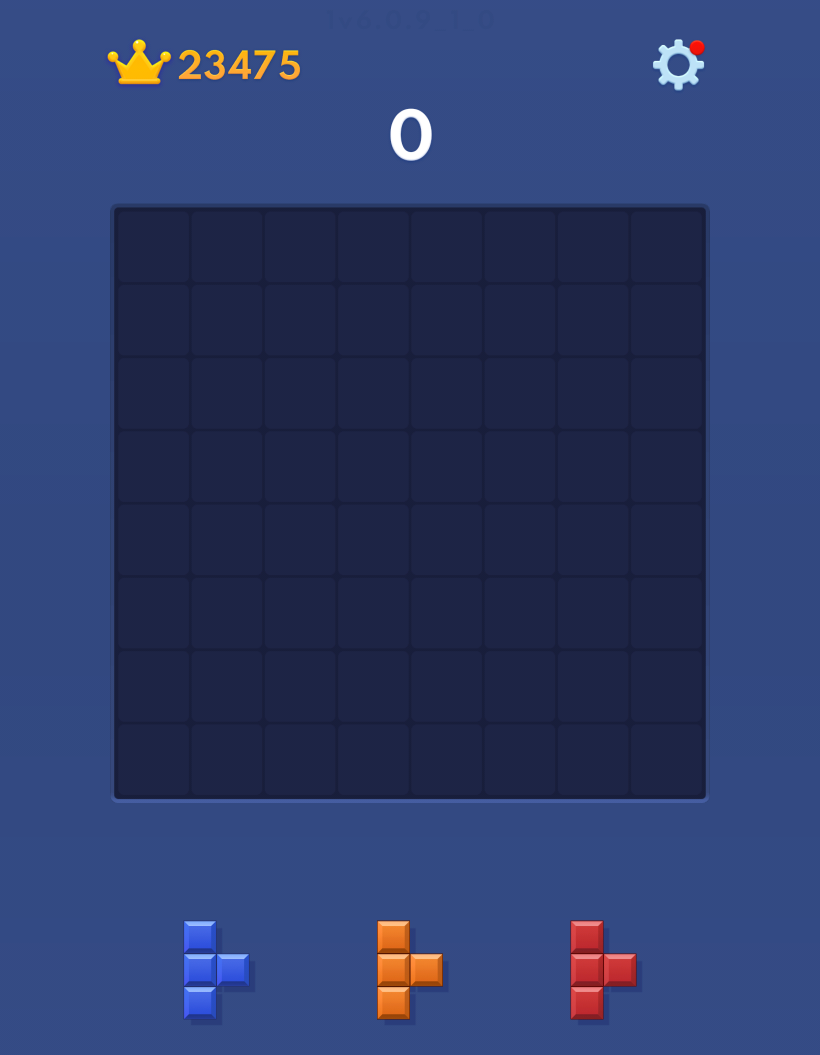
#> input picture open-cv/picture/assets/test_image_0.png, 1640 x 2109 px (shown at 1/2 size)
$ python -i block_extractor.py   (imports and definitions only)
#> lines starting #> are read from the running program, lines starting #| are printed output that depends on the picture; after the words box and inside, x2 and y2 are one past the last pixel; in counts of white or black regions, pixels touching at a corner belong together
#> further down, picture is the input picture: shape (2109, 1640, 3); mean B, G, R 105.2, 59.4, 45
# extractors/block_extractor.py

import cv2
import numpy as np

def trim_block(block):
    """
    Memotong blok 5x5 untuk menghilangkan area kosong di luar bentuk blok.

    Args:
        block (np.ndarray): Array 2D berisi 0 dan 1 (ukuran 5x5)

    Returns:
        np.ndarray: Array yang sudah dipotong (ukuran <= 5x5)
    """
    block = np.array(block)  # Pastikan dalam format np.ndarray
    rows = np.any(block, axis=1)
    cols = np.any(block, axis=0)

    if not rows.any() or not cols.any():
        return np.zeros((1, 1), dtype=np.uint8)

    rmin, rmax = np.where(rows)[0][[0, -1]]
    cmin, cmax = np.where(cols)[0][[0, -1]]

    return block[rmin:rmax+1, cmin:cmax+1]

def extract_blocks(img):
    """
    Mengekstrak 3 blok berukuran 5x5 dari screenshot game.

    Args:
        img (np.ndarray): Gambar screenshot game (BGR atau RGB)

    Returns:
        list of np.ndarray: List berisi 3 blok shape (5,5)
    """

    block_count = 3
    block_size = 5
    block_crop_coords = (230, 1670, 1400, 2170)
    target_block_height = 400
    manual_scale = 0.85
    offset_correction_x = 4
    offset_correction_y = 4

    x1, y1, x2, y2 = block_crop_coords
    cropped = img[y1:y2, x1:x2]
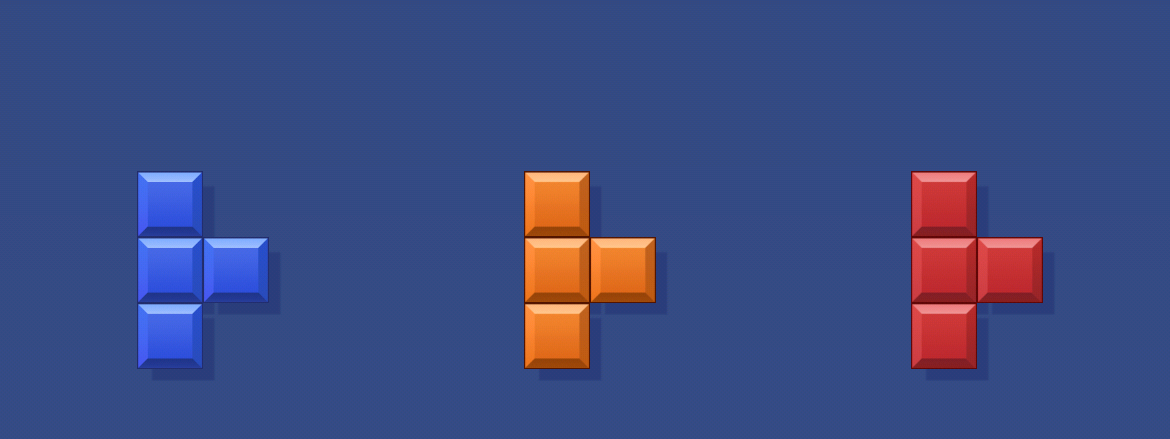
#> cropped: shape (439, 1170, 3); mean B, G, R 128.6, 75.4, 62

    crop_h, crop_w = cropped.shape[:2]
#> crop_h = 439; crop_w = 1170
    aspect_ratio = crop_w / crop_h
#> aspect_ratio = 2.67
    resize_width = int(target_block_height * aspect_ratio)
#> resize_width = 1066
    resized = cv2.resize(cropped, (resize_width, target_block_height))

    gray = cv2.cvtColor(resized, cv2.COLOR_BGR2GRAY)
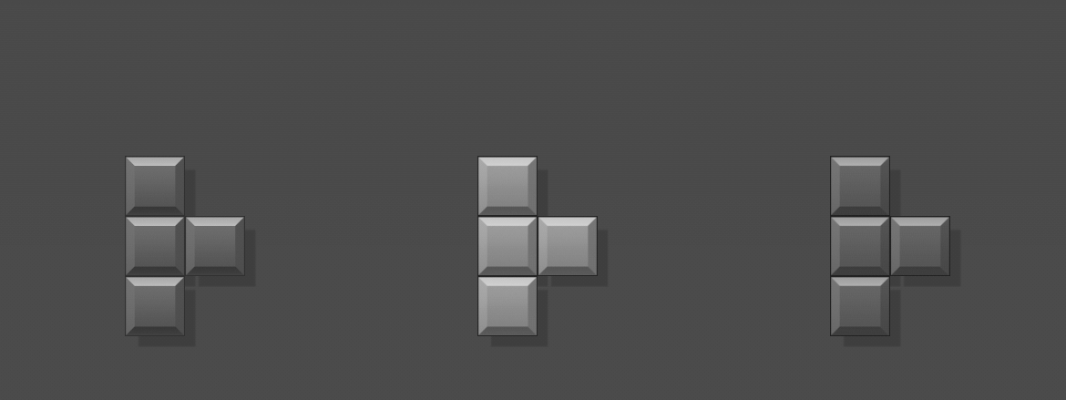
#> gray: shape (400, 1066); min 32, max 208, mean 77.4
    binary = cv2.adaptiveThreshold(
        gray, 255, cv2.ADAPTIVE_THRESH_MEAN_C,
        cv2.THRESH_BINARY_INV, 11, 3)
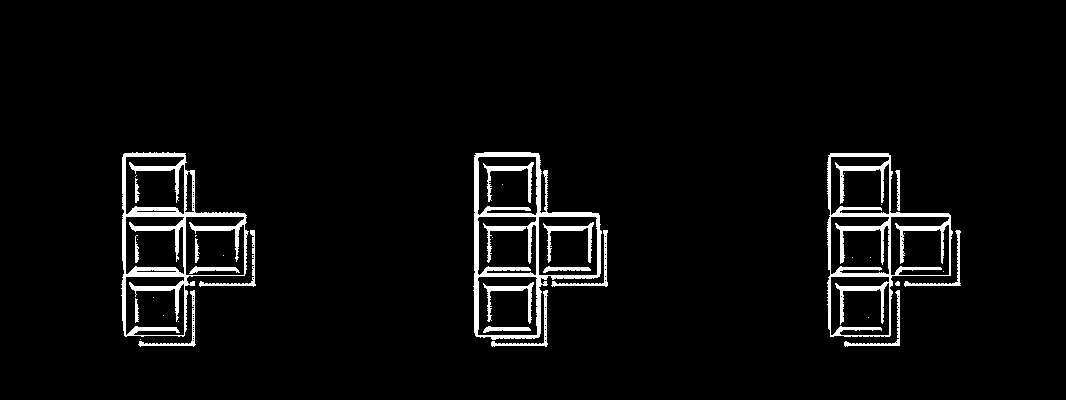
#> binary: shape (400, 1066); 4.2% white; 38 white regions (17 under 20 px), largest, box (x1, y1, x2, y2) and area: (121, 152, 249, 337) 4804, (827, 153, 953, 337) 4721, (473, 152, 602, 340) 4226

    block_width = resize_width // block_count
#> block_width = 355
    cell_size = int((min(block_width, target_block_height) // block_size) * manual_scale)
#> cell_size = 60

    blocks_array = []

    for i in range(block_count):
        x_start = i * block_width
        x_end = x_start + block_width
        roi = binary[:, x_start:x_end]

        contours, _ = cv2.findContours(roi, cv2.RETR_EXTERNAL, cv2.CHAIN_APPROX_SIMPLE)
        if not contours:
            blocks_array.append(np.zeros((block_size, block_size), dtype=np.uint8))
            continue

        largest = max(contours, key=cv2.contourArea)
        x, y, w, h = cv2.boundingRect(largest)

        start_x = x_start + x + offset_correction_x
        start_y = y + offset_correction_y

        block_matrix = []
        for row in range(block_size):
            r = []
            for col in range(block_size):
                cx = start_x + col * cell_size
                cy = start_y + row * cell_size
                pad = int(cell_size * 0.2)

                cell = binary[cy+pad:cy+cell_size-pad, cx+pad:cx+cell_size-pad]
                if cell.shape[0] == 0 or cell.shape[1] == 0:
                    r.append(0)
                    continue

                nonzero = cv2.countNonZero(cell)
                total = cell.shape[0] * cell.shape[1]
                ratio = nonzero / total
                r.append(1 if ratio > 0.1 else 0)
            block_matrix.append(r)
        trimmed_block = trim_block(np.array(block_matrix, dtype=np.uint8))
        blocks_array.append(trimmed_block)
#> this loop made 3 passes
#> (x, y, w, h, start_x, start_y) on passes 1 to 3: (121, 152, 128, 185, 125, 156), (118, 152, 129, 188, 477, 156), (117, 153, 126, 184, 831, 157)
#> pass 1, in extract_blocks, `roi = binary[:, x_start:x_end]`:
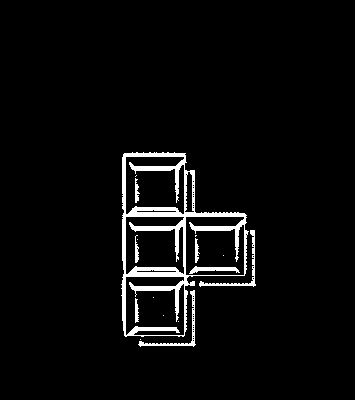
#> roi: shape (400, 355); 4.2% white; 16 white regions (8 under 20 px), largest, box (x1, y1, x2, y2) and area: (121, 152, 249, 337) 4804, (138, 290, 196, 347) 315, (199, 230, 256, 287) 314
#> pass 2, in extract_blocks, `roi = binary[:, x_start:x_end]`:
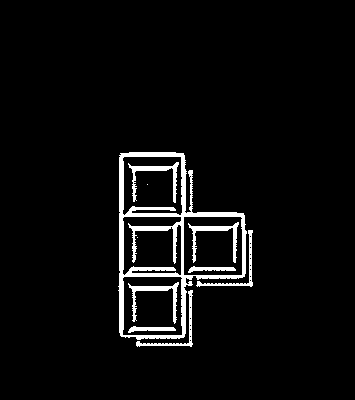
#> roi: shape (400, 355); 4.6% white; 10 white regions (2 under 20 px), largest, box (x1, y1, x2, y2) and area: (118, 152, 247, 340) 4226, (188, 222, 239, 263) 447, (128, 282, 179, 324) 447
#> pass 3, in extract_blocks, `roi = binary[:, x_start:x_end]`:
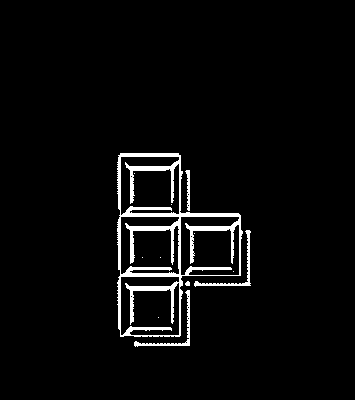
#> roi: shape (400, 355); 3.9% white; 12 white regions (7 under 20 px), largest, box (x1, y1, x2, y2) and area: (117, 153, 243, 337) 4721, (194, 230, 251, 287) 317, (134, 290, 190, 347) 312, (185, 170, 190, 211) 115, (185, 281, 190, 286) 20
#> after the loop, blocks_array = [[[1, 0], [1, 1], [1, 0]], [[1, 0], [1, 1], [1, 0]], [0]]

    return blocks_array

>>> import cv2
>>> picture = cv2.imread('../../picture/assets/test_image_0.png')
>>> result = extract_blocks(picture)
#> result has the same summary as blocks_array in extract_blocks
